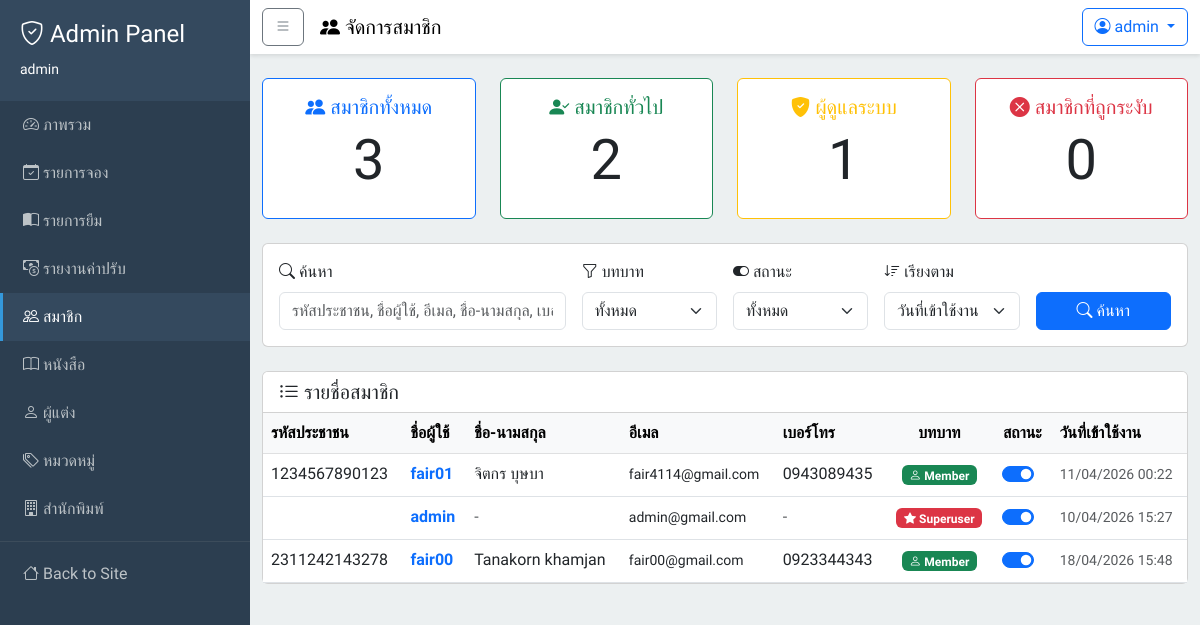
Before: /dashboard/users/ (signed in) with the older database file.
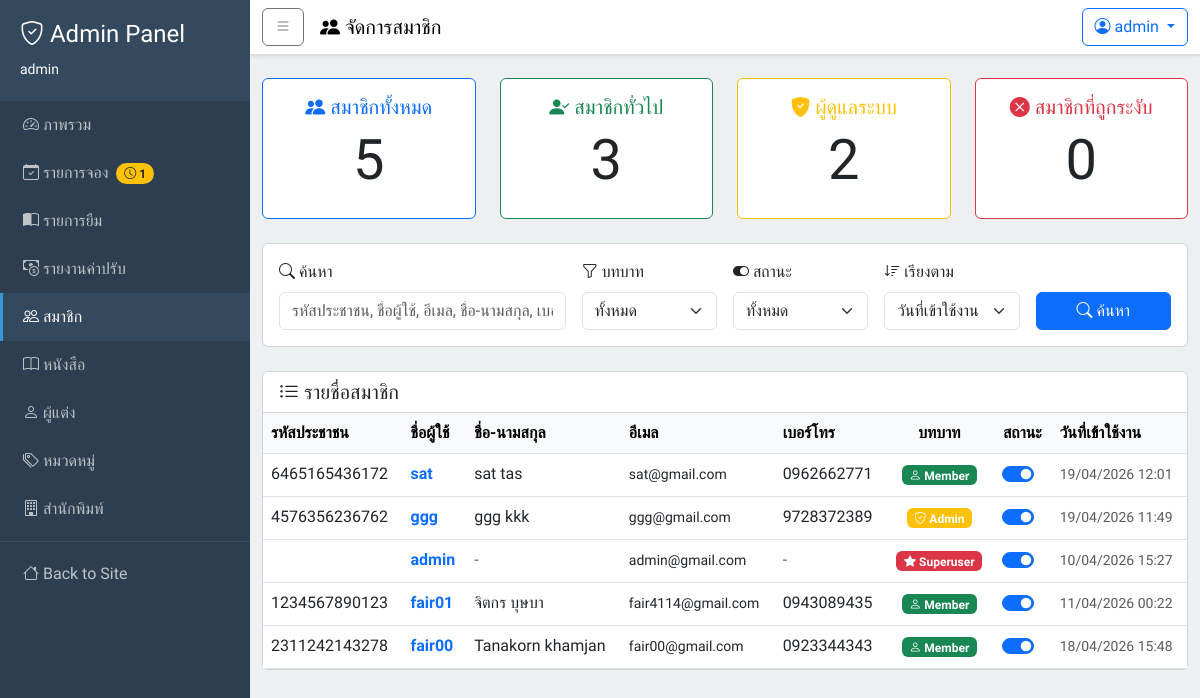
After: the same page with the newer database file.
### users/models.py (models this page shows, shortened)
class User(AbstractUser):
    phone_number = models.CharField(max_length=10, null=False, blank=False)
    citizen_id = models.CharField(
    max_length=13,
    unique=True,
    null=False,
    blank=False,
    validators=[
        RegexValidator(
            regex=r'^\d{13}$',
            message='Citizen ID must be exactly 13 digits'
        )
    ])

### users/views.py (the view, shortened to what this page needs)
# urls.py: path('dashboard/users/', views.dashboard_users_view, name='dashboard_users'),
@staff_member_required
def dashboard_users_view(request):
    from django.contrib.auth import get_user_model
    from django.core.paginator import Paginator
    from django.db.models import Count, Q, Sum
    from django.utils import timezone
    from loans.models import  LoanItem
    from fines.models import Fine
    User = get_user_model()
    search_query = request.GET.get('search', '')
    status_filter = request.GET.get('status', '')
    role_filter = request.GET.get('role', '')
    sort_by = request.GET.get('sort', '-last_login')
    users = User.objects.all()
    if role_filter == 'staff':
        users = users.filter(is_staff=True)
    elif role_filter == 'member':
        users = users.filter(is_staff=False)
    if status_filter == 'active':
        users = users.filter(is_active=True)
    elif status_filter == 'inactive':
        users = users.filter(is_active=False)
    users = users.order_by(sort_by)
    paginator = Paginator(users, 15)  # 15 users per page
    page_number = request.GET.get('page')
    page_obj = paginator.get_page(page_number)
    total_users = User.objects.count()
    total_members = User.objects.filter(is_staff=False).count()
    total_staff = User.objects.filter(is_staff=True).count()
    inactive_users = User.objects.filter(is_active=False).count()
    context = {
        'page_obj': page_obj,
        'search_query': search_query,
        'status_filter': status_filter,
        'role_filter': role_filter,
        'sort_by': sort_by,
        'total_users': total_users,
        'total_members': total_members,
        'total_staff': total_staff,
        'inactive_users': inactive_users,
    }
    return render(request, 'dashboard/users/list.html', context)

### books/cart.py (called while the page is built)
    def count(self):
        return len(self.cart)

### templates/dashboard/users/list.html (shortened to what the changed rows need)
{% extends "base_admin.html" %}
{% block content %}
    <div class="row mb-4">
        <div class="col-md-3">
            <div class="card text-center border-primary">
                <div class="card-body">
                    <h5 class="card-title text-primary">
                        <i class="bi bi-people-fill"></i> สมาชิกทั้งหมด
                    </h5>
                    <h2 class="display-4">{{ total_users }}</h2>
                </div>
            </div>
        </div>
        <div class="col-md-3">
            <div class="card text-center border-success">
                <div class="card-body">
                    <h5 class="card-title text-success">
                        <i class="bi bi-person-check-fill"></i> สมาชิกทั่วไป
                    </h5>
                    <h2 class="display-4">{{ total_members }}</h2>
                </div>
            </div>
        </div>
        <div class="col-md-3">
            <div class="card text-center border-warning">
                <div class="card-body">
                    <h5 class="card-title text-warning">
                        <i class="bi bi-shield-fill-check"></i> ผู้ดูแลระบบ
                    </h5>
                    <h2 class="display-4">{{ total_staff }}</h2>
                </div>
            </div>
        </div>
        <div class="col-md-3">
            <div class="card text-center border-danger">
                <div class="card-body">
                    <h2 class="display-4">{{ inactive_users }}</h2>
                </div>
            </div>
        </div>
    </div>
    <div class="card">
        <div class="card-body p-0">
            {% if page_obj %}
                <div class="table-responsive">
                    <table class="table table-hover mb-0">
                        <thead class="table-light">
                            <tr>
                                <th>รหัสประชาชน</th>
                                <th>ชื่อผู้ใช้</th>
                                <th>ชื่อ-นามสกุล</th>
                                <th>อีเมล</th>
                                <th>เบอร์โทร</th>
                                <th class="text-center">บทบาท</th>
                                <th class="text-center">สถานะ</th>
                                <th>วันที่เข้าใช้งาน</th>
                            </tr>
                        </thead>
                        <tbody>
                            {% for user in page_obj %}
                                <tr>
                                    <td>{{ user.citizen_id }}</td>
                                    <td>
                                        <a href="{% url 'users:dashboard_user_detail' user.id %}"
                                           class="text-decoration-none">
                                            <strong>{{ user.username }}</strong>
                                        </a>
                                    </td>
                                    <td>
                                        {% if user.first_name or user.last_name %}
                                            {{ user.first_name }} {{ user.last_name }}
                                        {% else %}
                                            <span class="text-muted">-</span>
                                        {% endif %}
                                    </td>
                                    <td>
                                        {% if user.email %}
                                            <small>{{ user.email }}</small>
                                        {% else %}
                                            <span class="text-muted">-</span>
                                        {% endif %}
                                    </td>
                                    <td>
                                        {% if user.phone_number %}
                                            {{ user.phone_number }}
                                        {% else %}
                                            <span class="text-muted">-</span>
                                        {% endif %}
                                    </td>
                                    <td class="text-center">
                                        {% if user.is_superuser %}
                                            <span class="badge bg-danger">
                                                <i class="bi bi-star-fill"></i> Superuser
                                            </span>
                                        {% elif user.is_staff %}
                                            <span class="badge bg-warning">
                                                <i class="bi bi-shield-check"></i> Admin
                                            </span>
                                        {% else %}
                                            <span class="badge bg-success">
                                                <i class="bi bi-person"></i> Member
                                            </span>
                                        {% endif %}
                                    </td>
                                    <td class="text-center">
                                        <div class="d-flex justify-content-center">
                                            <div class="form-check form-switch">
                                                <input class="form-check-input user-status-toggle"
                                                       type="checkbox"
                                                       role="switch"
                                                       id="status-toggle-{{ user.id }}"
                                                       data-user-id="{{ user.id }}"
                                                       data-username="{{ user.username }}"
                                                       data-url="{% url 'users:api_put_user_status' user.id %}"
                                                       {% if user.is_active %}checked{% endif %}>
                                            </div>
                                        </div>
                                    </td>
                                    <td>
                                        <small class="text-muted">{{ user.date_joined|date:"d/m/Y H:i" }}</small>
                                    </td>
                                </tr>
                            {% endfor %}
                        </tbody>
                    </table>
                </div>
            {% else %}
                <div class="text-center py-5">
                    <i class="bi bi-inbox fs-1 text-muted"></i>
                    <p class="text-muted mt-3">ไม่พบข้อมูลสมาชิก</p>
                </div>
            {% endif %}
        </div>
    </div>
{% endblock content %}

### templates/base_admin.html (shortened to what the changed rows need)
{% load static %}
<!DOCTYPE html>
<html lang="th">
    <head>
        <link href="https://cdn.jsdelivr.net/npm/bootstrap@5.3.0/dist/css/bootstrap.min.css"
              rel="stylesheet">
        <link rel="stylesheet"
              href="https://cdn.jsdelivr.net/npm/bootstrap-icons@1.10.0/font/bootstrap-icons.css">
        <link rel="stylesheet" href="{% static 'css/global.css' %}">
    </head>
    <body>
        <div class="wrapper">
            <nav class="sidebar" id="sidebar">
                <div class="sidebar-header">
                    <h4>
                        <i class="bi bi-shield-check"></i> Admin Panel
                    </h4>
                    <small>{{ user.username }}</small>
                </div>
                <ul class="nav flex-column">
                    <li class="nav-item">
                        <a class="nav-link {% if 'holds' in request.path %}active{% endif %}"
                           href="{% url 'holds:dashboard_holds' %}">
                            <i class="bi bi-calendar-check"></i> รายการจอง
                            {% if pending_holds_count > 0 %}
                                <span class="badge bg-warning text-dark rounded-pill ms-1"
                                      title="รอการยืนยัน">
                                    <i class="bi bi-clock"></i> {{ pending_holds_count }}
                                </span>
                            {% endif %}
                        </a>
                    </li>
                </ul>
            </nav>
            <div class="content">
                <nav class="top-navbar navbar navbar-expand-lg navbar-light">
                    <div class="container-fluid">
                        <div class="ms-auto">
                            <div class="dropdown">
                                <a class="btn btn-outline-primary dropdown-toggle"
                                   href="#"
                                   role="button"
                                   data-bs-toggle="dropdown">
                                    <i class="bi bi-person-circle"></i> {{ user.username }}
                                </a>
                            </div>
                        </div>
                    </div>
                </nav>
                <div class="container-fluid py-4">
                    {% block content %}
                    {% endblock content %}
                </div>
            </div>
        </div>
    </body>
</html>

Changed rows visible on the page:
changed User "admin": moves up the list
added User: citizen_id "6465165436172", username "sat", first_name "sat", last_name "tas", email "sat@gmail.com", phone_number "0962662771", is_superuser False (drawn), is_active "☑", date_joined "19/04/2026 12:01"
added User: citizen_id "4576356236762", username "ggg", first_name "ggg", last_name "kkk", email "ggg@gmail.com", phone_number "9728372389", is_superuser False (drawn), is_active "☑", date_joined "19/04/2026 11:49"
Other visible differences:
{{ pending_holds_count }}: (not shown) → "1"
{{ total_users }}: "3" → "5"
{{ total_members }}: "2" → "3"
{{ total_staff }}: "1" → "2"
